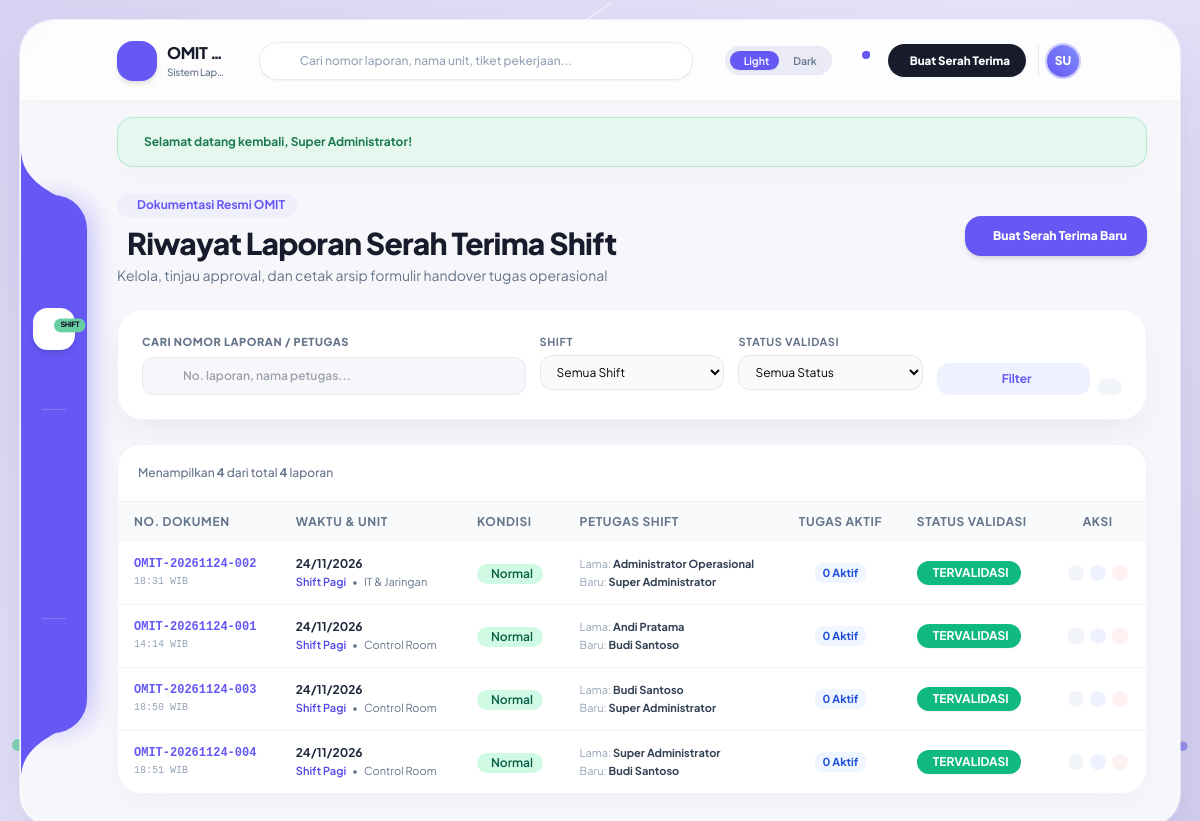
Page /laporan/index.php (signed in) on the committed database.
### tables this page shows
CREATE TABLE `users` (
  `id` int(11) NOT NULL AUTO_INCREMENT,
  `nama_lengkap` varchar(100) NOT NULL,
  `username` varchar(50) NOT NULL,
  `email` varchar(120) DEFAULT NULL,
  `no_wa` varchar(30) DEFAULT NULL,
  `password` varchar(255) NOT NULL,
  `role` enum('superadmin','admin','user') NOT NULL DEFAULT 'user',
  `jabatan` varchar(100) DEFAULT NULL,
  `foto` varchar(255) DEFAULT NULL,
  `ttd_type` enum('barcode','upload','canvas') NOT NULL DEFAULT 'barcode',
  `ttd_file` varchar(255) DEFAULT NULL,
  `status` enum('aktif','nonaktif') NOT NULL DEFAULT 'aktif',
  `created_at` timestamp NOT NULL DEFAULT current_timestamp(),
  `updated_at` timestamp NOT NULL DEFAULT current_timestamp() ON UPDATE current_timestamp(),
  PRIMARY KEY (`id`),
  UNIQUE KEY `username` (`username`),
  KEY `idx_users_role_status` (`role`,`status`),
  KEY `idx_users_status_nama` (`status`,`nama_lengkap`),
  KEY `idx_users_email` (`email`)
);

CREATE TABLE `laporan_serah_terima` (
  `id` int(11) NOT NULL AUTO_INCREMENT,
  `nomor_laporan` varchar(50) NOT NULL,
  `tanggal` date NOT NULL,
  `shift_id` int(11) NOT NULL,
  `lokasi_id` int(11) NOT NULL,
  `jam_serah_terima` time NOT NULL,
  `kondisi_operasional` varchar(50) NOT NULL DEFAULT 'Normal',
  `petugas_menyerahkan_id` int(11) NOT NULL,
  `petugas_menerima_id` int(11) DEFAULT NULL,
  `catatan_penting` text DEFAULT NULL,
  `foto_1` varchar(255) DEFAULT NULL,
  `ket_foto_1` varchar(255) DEFAULT NULL,
  `foto_2` varchar(255) DEFAULT NULL,
  `ket_foto_2` varchar(255) DEFAULT NULL,
  `foto_3` varchar(255) DEFAULT NULL,
  `ket_foto_3` varchar(255) DEFAULT NULL,
  `check_lisan` enum('Ya','Belum','N/A') DEFAULT 'Ya',
  `check_tiket` enum('Ya','Belum','N/A') DEFAULT 'Ya',
  `check_risiko` enum('Ya','Belum','N/A') DEFAULT 'Ya',
  `check_kunci` enum('Ya','Belum','N/A') DEFAULT 'Ya',
  `ttd_menyerahkan` longtext DEFAULT NULL,
  `ttd_menerima` longtext DEFAULT NULL,
  `status_validasi` enum('DRAFT','MENUNGGU VALIDASI','TERVALIDASI') NOT NULL DEFAULT 'MENUNGGU VALIDASI',
  `waktu_divalidasi` datetime DEFAULT NULL,
  `created_by` int(11) NOT NULL,
  `created_at` timestamp NOT NULL DEFAULT current_timestamp(),
  `updated_at` timestamp NOT NULL DEFAULT current_timestamp() ON UPDATE current_timestamp(),
  `jenis_ttd_menyerahkan` varchar(20) DEFAULT 'barcode',
  `jenis_ttd_menerima` varchar(20) DEFAULT NULL,
  `catatan_approval` text DEFAULT NULL,
  PRIMARY KEY (`id`),
  UNIQUE KEY `nomor_laporan` (`nomor_laporan`),
  KEY `petugas_menyerahkan_id` (`petugas_menyerahkan_id`),
  KEY `petugas_menerima_id` (`petugas_menerima_id`),
  KEY `idx_laporan_tgl_jam` (`tanggal`,`jam_serah_terima`),
  KEY `idx_laporan_status_val` (`status_validasi`,`tanggal`),
  KEY `idx_laporan_lokasi_tgl` (`lokasi_id`,`tanggal`),
  KEY `idx_laporan_shift_tgl` (`shift_id`,`tanggal`),
  KEY `idx_laporan_created_by` (`created_by`),
  CONSTRAINT `laporan_serah_terima_ibfk_1` FOREIGN KEY (`shift_id`) REFERENCES `master_shift` (`id`) ON UPDATE CASCADE,
  CONSTRAINT `laporan_serah_terima_ibfk_2` FOREIGN KEY (`lokasi_id`) REFERENCES `master_lokasi` (`id`) ON UPDATE CASCADE,
  CONSTRAINT `laporan_serah_terima_ibfk_3` FOREIGN KEY (`petugas_menyerahkan_id`) REFERENCES `users` (`id`) ON UPDATE CASCADE,
  CONSTRAINT `laporan_serah_terima_ibfk_4` FOREIGN KEY (`petugas_menerima_id`) REFERENCES `users` (`id`) ON UPDATE CASCADE
);

CREATE TABLE `master_shift` (
  `id` int(11) NOT NULL AUTO_INCREMENT,
  `nama_shift` varchar(50) NOT NULL,
  `jam_mulai` time NOT NULL,
  `jam_selesai` time NOT NULL,
  `jam_serah_terima` time DEFAULT NULL,
  `keterangan` varchar(100) DEFAULT NULL,
  `status` enum('aktif','nonaktif') DEFAULT 'aktif',
  PRIMARY KEY (`id`),
  KEY `idx_shift_status` (`status`)
);

CREATE TABLE `master_lokasi` (
  `id` int(11) NOT NULL AUTO_INCREMENT,
  `nama_lokasi` varchar(100) NOT NULL,
  `keterangan` varchar(255) DEFAULT NULL,
  `status` enum('aktif','nonaktif') DEFAULT 'aktif',
  `created_at` timestamp NOT NULL DEFAULT current_timestamp(),
  PRIMARY KEY (`id`),
  KEY `idx_lokasi_status` (`status`)
);

### laporan/index.php (the view, shortened to what the rows shown need)
<?php
require_once __DIR__ . '/../config/database.php';
require_once __DIR__ . '/../includes/auth.php';
require_once __DIR__ . '/../includes/functions.php';
$where = ["1=1"];
$params = [];
$whereSql = implode(' AND ', $where);
$query = "
    SELECT l.*, s.nama_shift, m.nama_lokasi,
           u1.nama_lengkap AS nama_menyerahkan,
           u2.nama_lengkap AS nama_menerima,
           (SELECT COUNT(*) FROM laporan_pekerjaan p WHERE p.laporan_id = l.id) AS total_tugas,
           (SELECT COUNT(*) FROM laporan_pekerjaan p WHERE p.laporan_id = l.id AND p.status != 'Selesai') AS total_aktif,
           (SELECT COUNT(*) FROM laporan_pekerjaan p WHERE p.laporan_id = l.id AND p.prioritas = 'Tinggi / Kritis' AND p.status != 'Selesai') AS total_kritis
    FROM laporan_serah_terima l
    JOIN master_shift s ON l.shift_id = s.id
    JOIN master_lokasi m ON l.lokasi_id = m.id
    JOIN users u1 ON l.petugas_menyerahkan_id = u1.id
    LEFT JOIN users u2 ON l.petugas_menerima_id = u2.id
    WHERE {$whereSql}
    ORDER BY l.tanggal DESC, l.jam_serah_terima DESC
";
$stmt = $pdo->prepare($query);
$stmt->execute($params);
$reports = $stmt->fetchAll();
require_once __DIR__ . '/../includes/header.php';
?>
<div class="space-y-6 w-full animate-stagger-1">
  <div class="flex flex-col sm:flex-row sm:items-center justify-between gap-4">
    <div>
      <h2 class="text-2xl sm:text-3xl font-extrabold text-[#181b2c] dark:text-white tracking-tight flex items-center gap-2.5">
        <span>Riwayat Laporan Serah Terima Shift</span>
      </h2>
    </div>
  </div>
  <div class="bg-white dark:bg-[#131b2e] rounded-[24px] border border-slate-100 dark:border-slate-800 shadow-card overflow-hidden">
    <div class="overflow-x-auto">
      <table class="w-full text-left text-xs">
        <thead class="bg-slate-50 dark:bg-slate-900/50 text-slate-500 uppercase tracking-wider">
          <tr>
            <th class="py-3 px-4">No. Dokumen</th>
            <th class="py-3 px-4">Waktu & Unit</th>
            <th class="py-3 px-4">Kondisi</th>
            <th class="py-3 px-4">Petugas Shift</th>
            <th class="py-3 px-4 text-center">Tugas Aktif</th>
            <th class="py-3 px-4">Status Validasi</th>
            <th class="py-3 px-4 text-center">Aksi</th>
          </tr>
        </thead>
        <tbody class="divide-y divide-slate-100 dark:divide-slate-700/50">
          <?php if (empty($reports)): ?>
            <tr>
              <td colspan="7" class="py-12 text-center text-slate-400">
                <i class="ph ph-folder-open text-4xl mb-2 block"></i>
                Tidak ada laporan yang sesuai dengan kriteria filter.
              </td>
            </tr>
          <?php else: ?>
            <?php foreach ($reports as $r): ?>
              <tr class="hover:bg-slate-50/80 dark:hover:bg-slate-900/30 transition">
                <td class="py-3.5 px-4">
                  <a href="<?= BASE_URL ?>laporan/detail.php?id=<?= $r['id'] ?>" class="font-extrabold text-[#6558f5] hover:underline block font-mono">
                    <?= sanitize($r['nomor_laporan']) ?>
                  </a>
                  <span class="text-[10px] text-slate-400 font-mono"><?= date('H:i', strtotime($r['created_at'])) ?> WIB</span>
                </td>
                <td class="py-3.5 px-4">
                  <div class="font-bold text-slate-800 dark:text-slate-100"><?= format_tanggal($r['tanggal']) ?></div>
                  <div class="text-[11px] text-slate-500 flex items-center gap-1.5 mt-0.5">
                    <span class="font-semibold text-indigo-600">Shift <?= sanitize($r['nama_shift']) ?></span>
                    <span>•</span>
                    <span><?= sanitize($r['nama_lokasi']) ?></span>
                  </div>
                </td>
                <td class="py-3.5 px-4">
                  <?= badge_kondisi_operasional($r['kondisi_operasional']) ?>
                </td>
                <td class="py-3.5 px-4">
                  <div class="text-[11px]">
                    <span class="text-slate-400">Lama:</span> <strong class="text-slate-700 dark:text-slate-200"><?= sanitize($r['nama_menyerahkan']) ?></strong>
                  </div>
                  <div class="text-[11px] mt-0.5">
                    <span class="text-slate-400">Baru:</span> <strong class="text-slate-700 dark:text-slate-200"><?= sanitize($r['nama_menerima'] ?? 'Menunggu') ?></strong>
                  </div>
                </td>
                <td class="py-3.5 px-4 text-center">
                  <div class="inline-flex items-center gap-1.5">
                    <span class="px-2 py-0.5 rounded-lg bg-blue-50 text-blue-700 font-bold text-[11px]">
                      <?= $r['total_aktif'] ?> Aktif
                    </span>
                  </div>
                </td>
                <td class="py-3.5 px-4">
                  <?= badge_status_validasi($r['status_validasi']) ?>
                </td>
                <td class="py-3.5 px-4 text-center">
                  <div class="flex items-center justify-center gap-1.5">
                    <a href="<?= BASE_URL ?>laporan/detail.php?id=<?= $r['id'] ?>"
                       title="Lihat Detail & Pengesahan"
                       class="p-2 rounded-xl bg-slate-100 dark:bg-slate-700 text-slate-600 dark:text-slate-300 hover:bg-indigo-50 hover:text-indigo-600 transition">
                    </a>
                    <a href="<?= BASE_URL ?>laporan/print.php?id=<?= $r['id'] ?>" target="_blank"
                       title="Cetak Dokumen PDF Format Standar OMIT"
                       class="p-2 rounded-xl bg-indigo-50 dark:bg-indigo-900/40 text-[#6558f5] hover:bg-[#6558f5] hover:text-white transition">
                    </a>
                    <?php if (is_admin()): ?>
                      <a href="<?= BASE_URL ?>laporan/delete.php?id=<?= $r['id'] ?>"
                         onclick="return confirm('Hapus laporan <?= sanitize($r['nomor_laporan']) ?> secara permanen?')"
                         title="Hapus Laporan (Admin)"
                         class="p-2 rounded-xl bg-rose-50 text-rose-600 hover:bg-rose-500 hover:text-white transition">
                      </a>
                    <?php endif; ?>
                  </div>
                </td>
              </tr>
            <?php endforeach; ?>
          <?php endif; ?>
        </tbody>
      </table>
    </div>
  </div>
</div>
<?php require_once __DIR__ . '/../includes/footer.php'; ?>

### includes/header.php (shortened to what the rows shown need)
<?php
require_once __DIR__ . '/../config/database.php';
require_once __DIR__ . '/auth.php';
require_once __DIR__ . '/functions.php';
$user = current_user();
?>
<!DOCTYPE html>
<html lang="id" class="light">
<head>
  <script src="https://cdn.tailwindcss.com"></script>
  <link rel="stylesheet" href="<?= BASE_URL ?>assets/css/style.css" />
</head>
<body class="p-2 sm:p-4 lg:p-5 flex items-center justify-center min-h-screen md:h-screen md:overflow-hidden relative select-none">
  <div id="app-shell" class="relative z-10 w-full max-w-[1580px] min-h-[92vh] md:h-[calc(100vh-1.5rem)] lg:h-[calc(100vh-2.5rem)] bg-[#f7f7fb] dark:bg-[#131522] rounded-3xl lg:rounded-[34px] shadow-shell border border-white/80 dark:border-slate-800/80 transition-colors duration-300 overflow-hidden flex flex-col">
    <header class="shrink-0 w-full h-16 sm:h-20 px-3.5 sm:px-6 md:pl-24 md:pr-8 flex items-center justify-between gap-2 sm:gap-4 border-b border-slate-200/50 dark:border-slate-800/60 bg-white/70 dark:bg-[#131522]/80 backdrop-blur-md z-20 sticky top-0 transition-colors">
      <div class="flex items-center gap-2 sm:gap-3 shrink-0">
        <div class="flex items-center gap-1.5 pl-1.5 sm:pl-2 border-l border-slate-200 dark:border-slate-800 shrink-0">
          <a href="<?= BASE_URL ?>profile.php" class="flex items-center gap-2 group hover:opacity-90 transition" title="Pengaturan Profil Saya">
            <div class="relative w-8 h-8 rounded-full overflow-hidden ring-2 ring-[#6558f5]/30 group-hover:ring-[#6558f5] transition-all bg-gradient-to-tr from-[#6558f5] to-indigo-400 text-white flex items-center justify-center font-black text-xs shadow-sm">
              <?php $hdrAvatar = get_user_avatar_url($user['foto'] ?? null); ?>
              <?php if ($hdrAvatar): ?>
                <img src="<?= $hdrAvatar ?>" alt="Foto" class="w-full h-full object-cover">
              <?php else: ?>
                <span><?= strtoupper(substr($user['nama_lengkap'] ?? 'U', 0, 2)) ?></span>
              <?php endif; ?>
            </div>
          </a>
        </div>
      </div>
    </header>
    <main class="flex-1 overflow-y-auto px-4 sm:px-8 md:pl-24 md:pr-8 pb-24 md:pb-8 pt-4">

### includes/functions.php (shortened to what the rows shown need)
<?php
require_once __DIR__ . '/../config/app.php';
function sanitize(?string $data): string {
    return htmlspecialchars(trim((string)($data ?? '')), ENT_QUOTES, 'UTF-8');
}
function format_tanggal(?string $dateStr): string {
    $time = strtotime($dateStr);
    return date('d/m/Y', $time);
}
function get_user_avatar_url(?string $foto): ?string {
    if (empty($foto)) {
        return null;
    }
    return null;
}
function badge_kondisi_operasional(string $kondisi): string {
    static $kondisiCache = null;
    if ($kondisiCache === null) {
        global $pdo;
        $kondisiCache = [];
        if (isset($pdo)) {
            try {
                $rows = $pdo->query("SELECT nama_kondisi, badge_color FROM master_kondisi")->fetchAll(PDO::FETCH_KEY_PAIR);
                $kondisiCache = $rows ?: [];
            } catch (Exception $e) {}
        }
    }
    $color = $kondisiCache[$kondisi] ?? null;
    $colorMap = [
        'emerald' => ['bg' => 'bg-emerald-100 text-emerald-800 dark:bg-emerald-900/40 dark:text-emerald-300', 'icon' => 'ph-check-circle'],
        'amber'   => ['bg' => 'bg-amber-100 text-amber-800 dark:bg-amber-900/40 dark:text-amber-300', 'icon' => 'ph-eye'],
        'rose'    => ['bg' => 'bg-rose-100 text-rose-800 dark:bg-rose-900/40 dark:text-rose-300', 'icon' => 'ph-warning'],
        'indigo'  => ['bg' => 'bg-indigo-100 text-indigo-800 dark:bg-indigo-900/40 dark:text-indigo-300', 'icon' => 'ph-info'],
        'purple'  => ['bg' => 'bg-purple-100 text-[#6558f5] dark:bg-purple-950/60 dark:text-purple-300', 'icon' => 'ph-sparkle'],
        'blue'    => ['bg' => 'bg-blue-100 text-blue-800 dark:bg-blue-900/40 dark:text-blue-300', 'icon' => 'ph-gear'],
        'slate'   => ['bg' => 'bg-slate-100 text-slate-700 dark:bg-slate-800 dark:text-slate-300', 'icon' => 'ph-circle']
    ];
    $cfg = $colorMap[$color] ?? $colorMap['indigo'];
    return '<span class="inline-flex items-center px-2.5 py-0.5 rounded-full text-xs font-semibold ' . $cfg['bg'] . '"><i class="ph-bold ' . $cfg['icon'] . ' mr-1"></i> ' . sanitize($kondisi) . '</span>';
}
function badge_status_validasi(string $status): string {
    if ($status === 'TERVALIDASI') {
        return '<span class="inline-flex items-center px-3 py-1 rounded-full text-xs font-bold bg-emerald-500 text-white shadow-sm"><i class="ph-bold ph-shield-check mr-1 text-sm"></i> TERVALIDASI</span>';
    } elseif ($status === 'MENUNGGU VALIDASI') {
        return '<span class="inline-flex items-center px-3 py-1 rounded-full text-xs font-bold bg-amber-500 text-white shadow-sm"><i class="ph-bold ph-hourglass-medium mr-1 text-sm"></i> MENUNGGU PENERIMA</span>';
    } else {
        return '<span class="inline-flex items-center px-3 py-1 rounded-full text-xs font-bold bg-slate-400 text-white shadow-sm"><i class="ph-bold ph-pencil-simple mr-1 text-sm"></i> DRAFT</span>';
    }
}

### rows in the picture
users: nama_lengkap "SU"
laporan_serah_terima: nomor_laporan "OMIT-20261124-002", created_at "18:31", tanggal "24/11/2026", shift.nama_shift "Pagi", lokasi.nama_lokasi "IT & Jaringan", kondisi_operasional "Normal", petugas_menyerahkan.nama_lengkap "Administrator Operasional", petugas_menerima.nama_lengkap "Super Administrator", total_aktif "0", status_validasi "TERVALIDASI"
laporan_serah_terima: nomor_laporan "OMIT-20261124-001", created_at "14:14", tanggal "24/11/2026", shift.nama_shift "Pagi", lokasi.nama_lokasi "Control Room", kondisi_operasional "Normal", petugas_menyerahkan.nama_lengkap "Andi Pratama", petugas_menerima.nama_lengkap "Budi Santoso", total_aktif "0", status_validasi "TERVALIDASI"
laporan_serah_terima: nomor_laporan "OMIT-20261124-003", created_at "18:50", tanggal "24/11/2026", shift.nama_shift "Pagi", lokasi.nama_lokasi "Control Room", kondisi_operasional "Normal", petugas_menyerahkan.nama_lengkap "Budi Santoso", petugas_menerima.nama_lengkap "Super Administrator", total_aktif "0", status_validasi "TERVALIDASI"
laporan_serah_terima: nomor_laporan "OMIT-20261124-004", created_at "18:51", tanggal "24/11/2026", shift.nama_shift "Pagi", lokasi.nama_lokasi "Control Room", kondisi_operasional "Normal", petugas_menyerahkan.nama_lengkap "Super Administrator", petugas_menerima.nama_lengkap "Budi Santoso", total_aktif "0", status_validasi "TERVALIDASI"

### other values in the picture
$appName "OMIT…"
$appFullName "Sistem Lap…"
$msgText "Selamat datang kembali, Super Administrator!"
count($reports) "4"
$totalRows "4"
